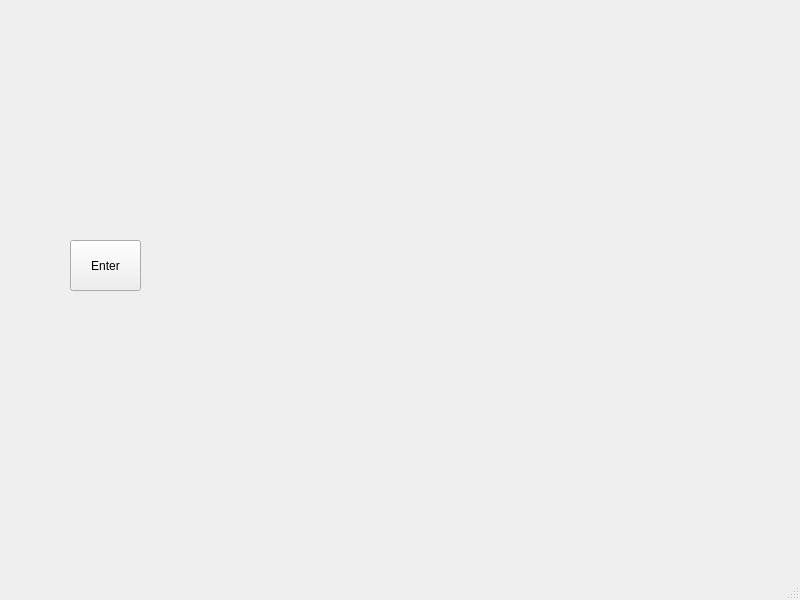
<?xml version="1.0" encoding="UTF-8"?>
<ui version="4.0">
 <class>MainWindow</class>
 <widget class="QMainWindow" name="MainWindow">
  <property name="geometry">
   <rect>
    <x>0</x>
    <y>0</y>
    <width>800</width>
    <height>600</height>
   </rect>
  </property>
  <property name="windowTitle">
   <string>MainWindow</string>
  </property>
  <widget class="QWidget" name="centralwidget">
   <widget class="QPushButton" name="enter_button">
    <property name="geometry">
     <rect>
      <x>70</x>
      <y>240</y>
      <width>71</width>
      <height>51</height>
     </rect>
    </property>
    <property name="text">
     <string>Enter</string>
    </property>
   </widget>
  </widget>
  <widget class="QMenuBar" name="menubar">
   <property name="geometry">
    <rect>
     <x>0</x>
     <y>0</y>
     <width>800</width>
     <height>21</height>
    </rect>
   </property>
  </widget>
  <widget class="QStatusBar" name="statusbar"/>
 </widget>
 <resources/>
 <connections/>
</ui>
